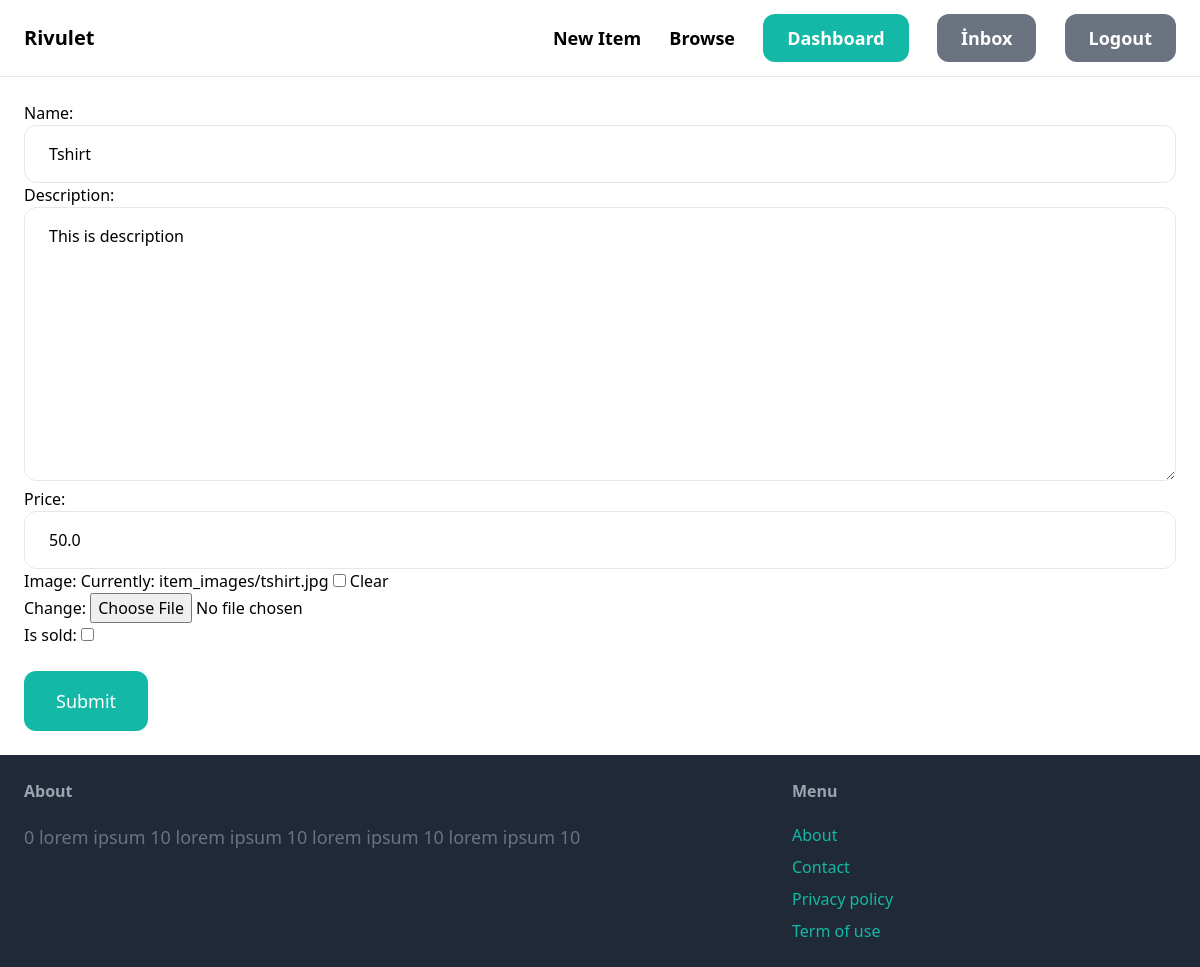
/items/2/edit (signed in), run on the app's committed database.
### item/models.py (models this page shows, shortened)
class Item(models.Model):
    category = models.ForeignKey(Category,related_name='items', on_delete=models.CASCADE)
    name = models.CharField(max_length=255)
    description= models.TextField(blank=True, null=True)
    price = models.FloatField()
    image = models.ImageField(upload_to='item_images', blank=True, null=True)
    is_sold = models.BooleanField(default=False)
    created_by = models.ForeignKey(User, related_name='item', on_delete=models.CASCADE)
    created_at = models.DateTimeField(auto_now_add=True)

### item/views.py (the view)
# urls.py: path('<int:id>/edit',views.edit,name="edit"),
@login_required
def edit(request,id):
    item = get_object_or_404(Item,id=id,created_by=request.user)
    if request.method =='POST':
        form = EditItemForm(request.POST, request.FILES,instance=item,)
        if form.is_valid:
            item.save()
            return redirect('item:detail',id=item.id)
    else:
        form =EditItemForm(instance=item)
    return render(request,'item/edit.html',{
        "form":form,})

### item/forms.py
class EditItemForm(forms.ModelForm):
    class Meta:
        model = Item
        fields = ('name','description','price','image','is_sold',)
        widgets= {
            'name':forms.TextInput(attrs={
                'class':INPUT_CLASSES}),
            'description':forms.Textarea(attrs={
                'class':INPUT_CLASSES}),
            'price':forms.TextInput(attrs={
                'class':INPUT_CLASSES}),
        }

### item/templates/item/edit.html (shortened to what this page needs)
{% extends "core/base.html" %}
{% block content %}
<form action="" method="POST" enctype="multipart/form-data">
{{form.as_p}}
<button class= "mt-6 px-8 py-4 text-lg text-white rounded-xl  bg-teal-500 ">Submit</button>
</form>
{% endblock content %}

### data on the page
Item: name "Tshirt", description "This is description", price "50.0"
